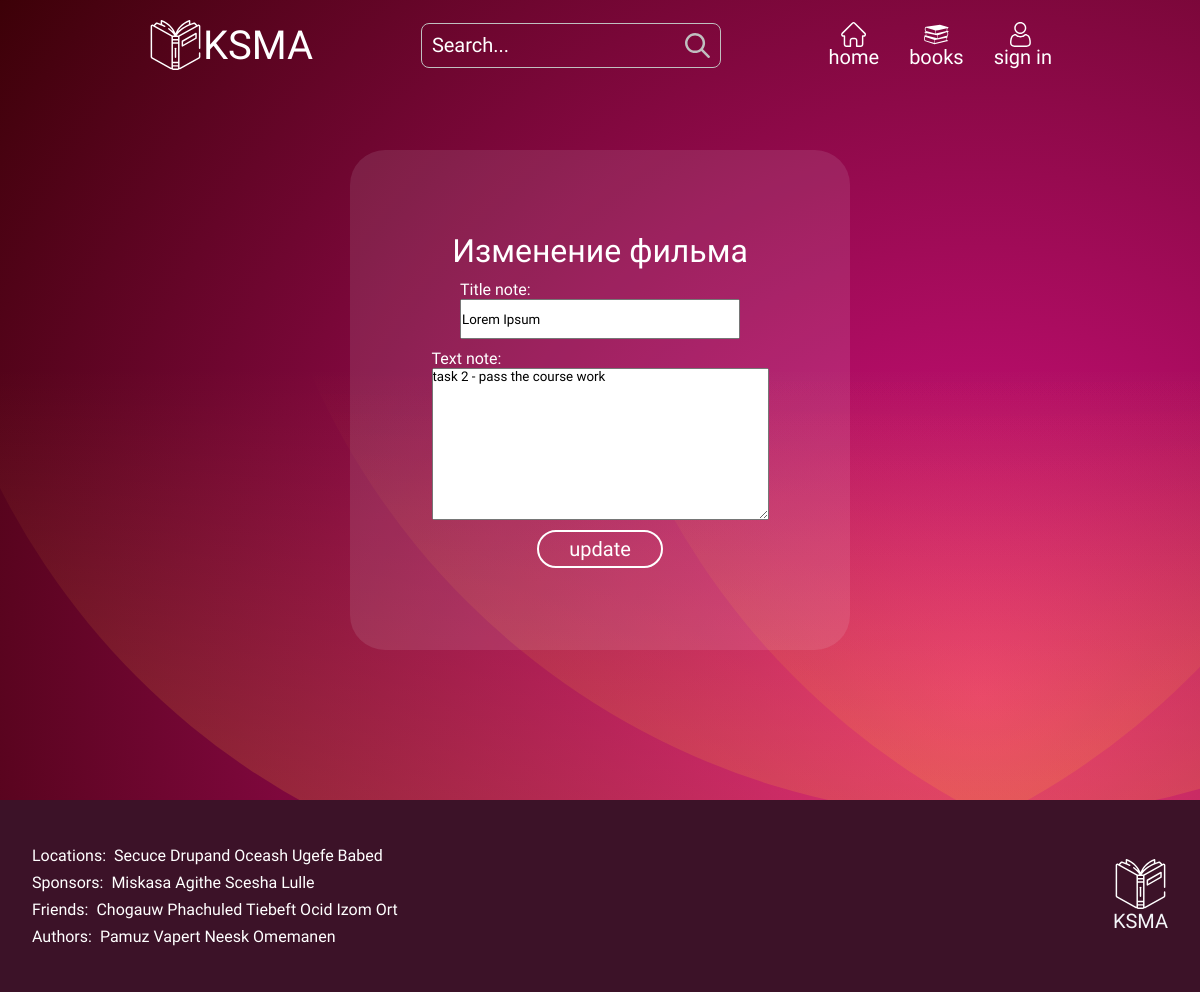
/notes/6/update_note/, run on the app's committed database.
### users/models.py (models this page shows, shortened)
class Model_notes_of_user(models.Model):
    title_note = models.CharField(max_length=200)
    text_note = models.TextField()
    date_note = models.DateTimeField(auto_now_add=True)

### users/views.py (the view, shortened to what this page needs)
# urls.py: path('notes/<int:id>/update_note/', View_update_note.as_view(), name='update'),
class View_update_note(generic.UpdateView):
    template_name = 'note/update_note.html'
    form_class = Form_notes
    success_url = '/notes/'
    def get_object(self, **kwargs):
        note_id = self.kwargs.get('id')
        return get_object_or_404(Model_notes_of_user, id=note_id)

### users/forms.py
class Form_notes(forms.ModelForm):
    class Meta:
        model = Model_notes_of_user
        fields = '__all__'

### users/templates/note/update_note.html (shortened to what this page needs)
{% extends 'index.html' %}
{% block content %}
<div class="up_wrap">
    <div class="up_modal">
        <form action="" method="post" enctype="multipart/form-data">
            <h1 class="up_h">Изменение фильма</h1>
            {{form.as_p}}
            <input class="up_btn" type="submit" value="update" />
        </form>
    </div>
</div>
{% endblock %}

### static/home.css (style rules this page uses)
* { margin: 0; padding: 0; box-sizing: border-box; color: white; font-family: 'Arima Madurai', cursive; }
:root { --d: 2500ms; --angle: 90deg; --gradX: 100%; --gradY: 50%; --c1: rgb(255, 255, 255); --c2: rgba(168, 239, 255, 0.1); }

### static/index.css (style rules this page uses)
body { overflow-x: hidden; }
* { margin: 0; padding: 0; box-sizing: border-box; color: white; font-family: 'Arima Madurai', cursive; font-weight: normal; }
:root { --d: 2500ms; --angle: 90deg; --gradX: 100%; --gradY: 50%; --c1: rgb(255, 255, 255); --c2: rgba(168, 239, 255, 0.1); }
input { color: black !important; }
textarea { color: black !important; }

### static/update.css (style rules this page uses)
.up_wrap { width: 100%; height: 100vh; display: flex; justify-content: center; align-items: center; background-attachment: fixed; background-size: cover; }
.up_modal { width: 500px; height: 500px; border-radius: 35px; display: flex; flex-direction: column; align-items: center; justify-content: center; background-color: rgba(240, 248, 255, 0.103); }
.up_modal form { display: flex; flex-direction: column; justify-content: space-around; align-items: center; gap: 10px; }
.up_modal > form > p { display: flex; flex-direction: column; }
.up_modal > form > p > input { width: 280px; height: 40px; }
.up_btn { padding: 5px 30px; color: white !important; border-radius: 30px; background: none; border: 2px solid white; cursor: pointer; font-size: 20px; }

### data on the page
Model_notes_of_user: title_note "Lorem Ipsum", text_note "task 2 - pass the course work"
